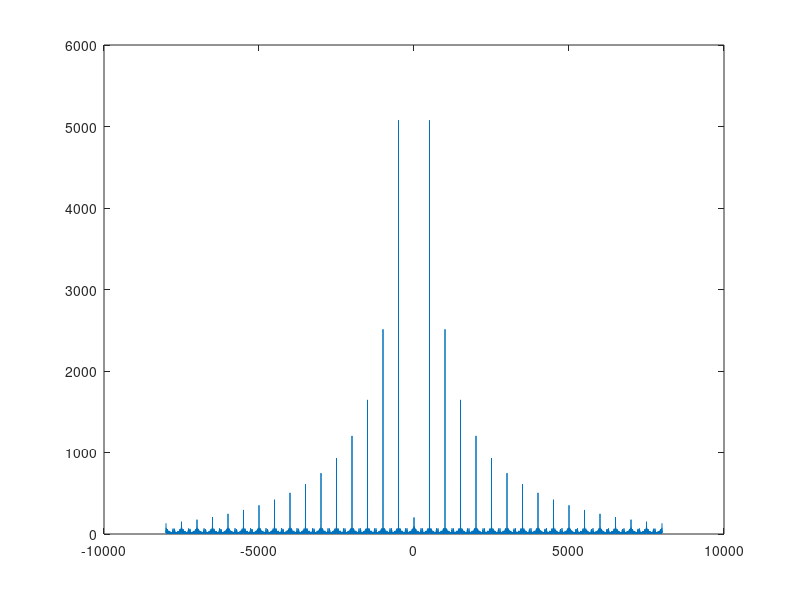

Reproduce this figure in MATLAB.
fs = 8000;
t = 0:1/fs:1;

x = 10 +14*cos((200*pi*t)-pi/3) + 8*cos((500*pi*t)+pi/2);
sound(x, fs); %fs is responsible for the duration
plot(t, x);

X1 = fft(x);
plot(abs(X1));

%new
f = -fs/2:fs/2;
plot(f, fftshift(abs(X1)));

%sine
fs = 16000;
t = 0:1/fs:1;

y = cos(1000*pi*t).*sin(10000*pi*t);
sound(y, fs); %fs is responsible for the duration
Y1 = fft(y);
f = -fs/2:fs/2;
plot(f, fftshift(abs(Y1)));

%square
fs = 16000;
t = 0:1/fs:1;

z = square(1000*pi*t);
sound(z, fs); %fs is responsible for the duration
Z1 = fft(z);
f = -fs/2:fs/2;
plot(f, fftshift(abs(Z1)));

%triangle
fs = 16000;
t = 0:1/fs:1;

t = sawtooth(1000*pi*t);
sound(t, fs); %fs is responsible for the duration
T1 = fft(t);
f = -fs/2:fs/2;
plot(f, fftshift(abs(T1)));



